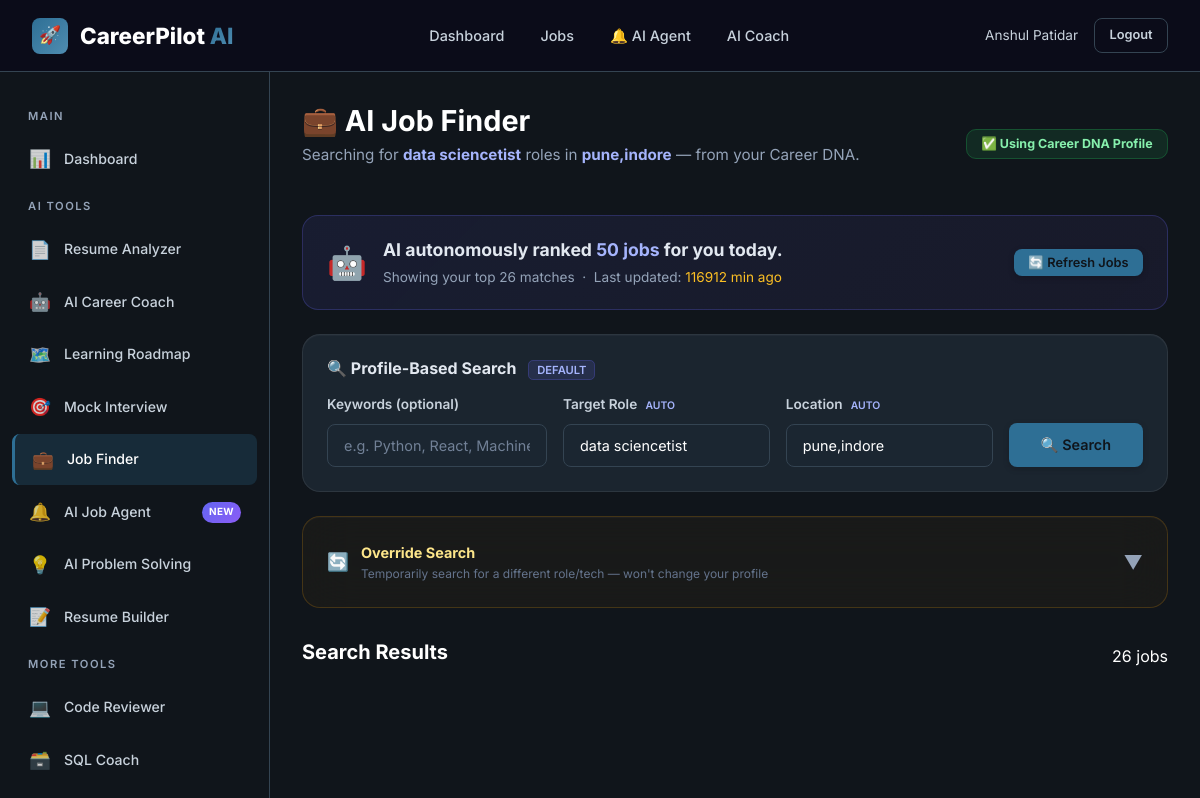
Page /jobs/ (signed in) on the committed database.
### tables this page shows
CREATE TABLE career_profiles (
    id                         INTEGER PRIMARY KEY AUTOINCREMENT,
    user_id                    INTEGER NOT NULL UNIQUE,

    -- Identity (Priority: manual > resume)
    full_name                  TEXT DEFAULT '',
    phone                      TEXT DEFAULT '',
    location                   TEXT DEFAULT '',
    linkedin_url               TEXT DEFAULT '',
    github_url                 TEXT DEFAULT '',
    portfolio_url              TEXT DEFAULT '',

    -- Career Goal (Priority: manual > resume)
    preferred_role             TEXT DEFAULT '',
    career_goal                TEXT DEFAULT '',
    expected_salary            TEXT DEFAULT '',
    preferred_location         TEXT DEFAULT '',

    -- Technical Profile (resume-extracted, no manual override)
    skills                     TEXT DEFAULT '[]',
    top_skills                 TEXT DEFAULT '[]',
    soft_skills                TEXT DEFAULT '[]',
    technologies               TEXT DEFAULT '[]',
    certifications             TEXT DEFAULT '[]',
    projects                   TEXT DEFAULT '[]',
    experience_summary         TEXT DEFAULT '',
    education                  TEXT DEFAULT '',
    experience_years           INTEGER DEFAULT 0,
    domain                     TEXT DEFAULT '',
    seniority_level            TEXT DEFAULT 'fresher',

    -- AI-Computed Scores
    ats_score                  INTEGER DEFAULT 0,
    profile_completeness       INTEGER DEFAULT 0,
    ai_readiness               INTEGER DEFAULT 0,
    resume_strength            INTEGER DEFAULT 0,

    -- Manual-override flags (1 = user set this manually, don't overwrite from resume)
    full_name_is_manual        INTEGER DEFAULT 0,
    phone_is_manual            INTEGER DEFAULT 0,
    location_is_manual         INTEGER DEFAULT 0,
    linkedin_url_is_manual     INTEGER DEFAULT 0,
    github_url_is_manual       INTEGER DEFAULT 0,
    portfolio_url_is_manual    INTEGER DEFAULT 0,
    preferred_role_is_manual   INTEGER DEFAULT 0,
    career_goal_is_manual      INTEGER DEFAULT 0,
    expected_salary_is_manual  INTEGER DEFAULT 0,
    preferred_location_is_manual INTEGER DEFAULT 0,

    -- Source tracking
    last_resume_sync           TIMESTAMP,
    last_manual_update         TIMESTAMP,
    created_at                 TIMESTAMP DEFAULT CURRENT_TIMESTAMP,
    updated_at                 TIMESTAMP DEFAULT CURRENT_TIMESTAMP,

    FOREIGN KEY (user_id) REFERENCES users(id) ON DELETE CASCADE
);

### backend/routes/jobs.py (the view)
@jobs_bp.route('/')
@login_required
def index():
    user_id = session.get('user_id')
    from backend.services.autonomous_agent import AutonomousAgent
    AutonomousAgent.trigger_job_search(user_id)
    saved_jobs   = JobService.get_user_jobs(user_id, status='saved')
    applied_jobs = JobService.get_user_jobs(user_id, status='applied')
    all_recent  = JobService.get_user_jobs(user_id, limit=DEFAULT_RECENT_JOBS)
    recent_jobs = all_recent[:26]
    last_updated = "Never"
    if all_recent and all_recent[0].get('created_at'):
        from datetime import datetime
        try:
            last_time = datetime.fromisoformat(all_recent[0]['created_at'])
            diff = int((datetime.now() - last_time).total_seconds() / 60)
            last_updated = f"{diff} min ago" if diff > 0 else "Just now"
        except Exception:
            pass
    prefill = CareerProfileService.get_prefill_for_module(user_id, 'jobs')
    return render_template('jobs/index.html',
                           saved_jobs=saved_jobs,
                           applied_jobs=applied_jobs,
                           recent_jobs=recent_jobs,
                           total_searched=len(all_recent),
                           last_updated=last_updated,
                           prefill=prefill)

### backend/database/db.py (called while the page is built)
def get_db_path() -> str:
    base_dir = os.path.dirname(os.path.dirname(os.path.dirname(os.path.abspath(__file__))))
    return os.path.join(base_dir, DATABASE_PATH)

def get_connection(db_path: Optional[str] = None) -> sqlite3.Connection:
    path = db_path or get_db_path()
    conn = sqlite3.connect(path)
    conn.row_factory = sqlite3.Row
    conn.execute("PRAGMA foreign_keys = ON")
    conn.execute("PRAGMA journal_mode = WAL")
    return conn

@contextmanager
def get_db(db_path: Optional[str] = None):
    conn = get_connection(db_path)
    try:
        yield conn
        conn.commit()
    except Exception:
        conn.rollback()
        raise
    finally:
        conn.close()

def execute_query(query: str, params: tuple = (), db_path: Optional[str] = None) -> list[dict]:
    from backend.utils.logger import db_logger
    import time
    start = time.time()
    with get_db(db_path) as db:
        cursor = db.execute(query, params)
        rows = cursor.fetchall()
        duration = int((time.time() - start) * 1000)
        table = query.split('FROM')[1].split('WHERE')[0].strip() if 'FROM' in query else 'unknown'
        log_msg = f"\n[DB]\nSELECT\n{table}\nRows:{len(rows)}\n{duration} ms"
        db_logger.info(log_msg)
        return [dict(row) for row in rows]

def execute_one(query: str, params: tuple = (), db_path: Optional[str] = None) -> Optional[dict]:
    from backend.utils.logger import db_logger
    import time
    start = time.time()
    with get_db(db_path) as db:
        cursor = db.execute(query, params)
        row = cursor.fetchone()
        duration = int((time.time() - start) * 1000)
        table = query.split('FROM')[1].split('WHERE')[0].strip() if 'FROM' in query else 'unknown'
        log_msg = f"\n[DB]\nSELECT ONE\n{table}\nRows:{1 if row else 0}\n{duration} ms"
        db_logger.info(log_msg)
        return dict(row) if row else None

### backend/models/career_profile.py (called while the page is built)
    @staticmethod
    def get_by_user(user_id: int) -> Optional[dict]:
        row = execute_one(
            "SELECT * FROM career_profiles WHERE user_id = ?", (user_id,)
        )
        return CareerProfileModel._parse(row) if row else None

    @staticmethod
    def _parse(row: dict) -> dict:
        if not row:
            return {}
        for f in _JSON_FIELDS:
            val = row.get(f, "[]")
            if isinstance(val, str):
                try:
                    row[f] = json.loads(val)
                except Exception:
                    row[f] = []
        return row

### templates/jobs/index.html (shortened to what this page needs)
{% extends "base.html" %}
{% block content %}
{% include "components/sidebar.html" %}
<main class="main-content">
    <div class="page-header reveal flex-between">
        <div>
            <h1>💼 AI Job Finder</h1>
            <p class="page-subtitle">
                {% if prefill and prefill.preferred_role %}
                Searching for <strong style="color:#a5b4fc;">{{ prefill.preferred_role }}</strong> roles in <strong style="color:#a5b4fc;">{{ prefill.preferred_location or 'all locations' }}</strong> — from your Career DNA.
                {% else %}
                AI scours LinkedIn, Indeed, Naukri & more to find roles that match your profile.
                {% endif %}
            </p>
        </div>
        {% if prefill and prefill.preferred_role %}
        <div>
            <span style="background:rgba(34,197,94,0.12);border:1px solid rgba(34,197,94,0.25);
                         color:#86efac;border-radius:10px;padding:0.4rem 0.9rem;
                         font-size:0.78rem;font-weight:700;">
                ✅ Using Career DNA Profile
            </span>
        </div>
        {% endif %}
    </div>
    {% if total_searched and total_searched > 0 %}
    <div style="background:linear-gradient(135deg,rgba(99,102,241,0.1),rgba(139,92,246,0.07));
                border:1px solid rgba(99,102,241,0.25);border-radius:16px;padding:1.25rem 1.5rem;
                margin-bottom:1.5rem;display:flex;align-items:center;justify-content:space-between;
                flex-wrap:wrap;gap:1rem;" class="reveal delay-1">
        <div style="display:flex;align-items:center;gap:1rem;flex-wrap:wrap;">
            <span style="font-size:2rem; animation: pulse 2s infinite;">🤖</span>
            <div>
                <div style="font-weight:700;color:#e2e8f0;margin-bottom:0.2rem; font-size: 1.1rem;">
                    AI autonomously ranked <span style="color:#a5b4fc;">{{ total_searched }} jobs</span> for you today.
                </div>
                <div style="font-size:0.85rem;color:#94a3b8;">
                    Showing your top {{ recent_jobs|length }} matches &nbsp;·&nbsp;
                    Last updated: <span style="color:#fbbf24;">{{ last_updated }}</span>
                </div>
            </div>
        </div>
        <button class="btn btn-primary btn-sm" onclick="autoSearchFromProfile()" id="autoSearchBtn">
            🔄 Refresh Jobs
        </button>
    </div>
    {% endif %}
    <div class="card reveal delay-1" style="margin-bottom:1.5rem;">
        <div style="display:flex;align-items:center;justify-content:space-between;margin-bottom:1rem;">
            <h3 style="font-size:1rem;font-weight:700;color:#e2e8f0;margin:0;">
                🔍 Profile-Based Search
                <span style="font-size:0.7rem;font-weight:600;background:rgba(99,102,241,0.15);
                             border:1px solid rgba(99,102,241,0.25);color:#a5b4fc;
                             padding:0.15rem 0.5rem;border-radius:5px;margin-left:0.5rem;">DEFAULT</span>
            </h3>
        </div>
        <form id="jobSearchForm" style="display:flex;gap:1rem;align-items:flex-end;flex-wrap:wrap;">
            <div style="flex:1;min-width:220px;">
                <label class="form-label" for="jobQuery">Keywords (optional)</label>
                <input type="text" id="jobQuery" class="form-input"
                       placeholder="e.g. Python, React, Machine Learning">
            </div>
            <div style="flex:1;min-width:200px;">
                <label class="form-label" for="jobRole">Target Role
                    {% if prefill and prefill.preferred_role %}<span style="font-size:0.65rem;color:#a5b4fc;margin-left:0.3rem;">AUTO</span>{% endif %}
                </label>
                <input type="text" id="jobRole" class="form-input"
                       value="{{ prefill.preferred_role if prefill else '' }}"
                       placeholder="e.g. ML Engineer, Backend Dev">
            </div>
            <div style="flex:1;min-width:180px;">
                <label class="form-label" for="jobLocation">Location
                    {% if prefill and prefill.preferred_location %}<span style="font-size:0.65rem;color:#a5b4fc;margin-left:0.3rem;">AUTO</span>{% endif %}
                </label>
                <input type="text" id="jobLocation" class="form-input"
                       value="{{ prefill.preferred_location if prefill else '' }}"
                       placeholder="e.g. Bengaluru, Remote">
            </div>
            <div>
                <button type="submit" id="searchJobsBtn" class="btn btn-primary" style="height:44px;padding:0 2rem;">
                    🔍 Search
                </button>
            </div>
        </form>
    </div>
    <div class="card reveal delay-2" style="margin-bottom:2rem;
         background:rgba(245,158,11,0.04);border:1px solid rgba(245,158,11,0.2);">
        <div style="display:flex;align-items:center;justify-content:space-between;
                    cursor:pointer;" onclick="toggleOverride()" id="overrideToggle">
            <div style="display:flex;align-items:center;gap:0.75rem;">
                <span style="font-size:1.1rem;">🔄</span>
                <div>
                    <div style="font-weight:700;color:#fde68a;font-size:0.9rem;">Override Search</div>
                    <div style="font-size:0.75rem;color:#64748b;">
                        Temporarily search for a different role/tech — won't change your profile
                    </div>
                </div>
            </div>
            <span id="overrideChevron" style="color:#94a3b8;font-size:1.2rem;transition:transform 0.2s;">▼</span>
        </div>
    </div>
    <div class="reveal delay-3">
        <div class="flex-between" style="margin-bottom:1.5rem;">
            <h2 style="font-size:1.25rem;display:flex;align-items:center;gap:0.5rem;">
                Search Results
            </h2>
            <span class="text-tertiary" id="jobCount">{{ recent_jobs|length }} jobs</span>
        </div>
    </div>
</main>
{% endblock %}

### templates/base.html (shortened to what this page needs)
<!DOCTYPE html>
<html lang="en">
<head>
    <link href="https://unpkg.com/aos@2.3.1/dist/aos.css" rel="stylesheet">
    <link rel="stylesheet" href="{{ url_for('static', filename='css/main.css') }}">
    <link rel="stylesheet" href="{{ url_for('static', filename='css/components.css') }}">
    <link rel="stylesheet" href="{{ url_for('static', filename='css/dashboard.css') }}">
    <link rel="stylesheet" href="{{ url_for('static', filename='css/pages.css') }}">
    <link rel="stylesheet" href="{{ url_for('static', filename='css/animations.css') }}">
</head>
<body>
    {% block body %}
    {% block navbar %}
    <nav class="navbar" id="mainNavbar">
        <a href="{{ url_for('home') }}" class="navbar-brand">
            <div class="brand-icon">🚀</div>
            <span>CareerPilot <span class="text-gradient">AI</span></span>
        </a>
        {% if not current_user.is_authenticated %}
        <ul class="navbar-nav">
            <li><a href="{{ url_for('home') }}#features" class="nav-link">Features</a></li>
            <li><a href="{{ url_for('home') }}#showcase" class="nav-link">AI Showcase</a></li>
            <li><a href="{{ url_for('home') }}#testimonials" class="nav-link">Testimonials</a></li>
        </ul>
        <div class="navbar-actions">
            <a href="{{ url_for('auth.login') }}" class="btn btn-ghost">Log In</a>
            <a href="{{ url_for('auth.register') }}" class="btn btn-primary">Get Started</a>
        </div>
        {% else %}
        <ul class="navbar-nav">
            <li><a href="{{ url_for('dashboard.index') }}" class="nav-link">Dashboard</a></li>
            <li><a href="{{ url_for('jobs.index') }}" class="nav-link">Jobs</a></li>
            <li><a href="{{ url_for('notifications.index') }}" class="nav-link" style="position:relative;">
                🔔 AI Agent
            </a></li>
            <li><a href="{{ url_for('chat.index') }}" class="nav-link">AI Coach</a></li>
        </ul>
        <div class="navbar-actions">
            <span style="color: var(--text-secondary); font-size: 0.85rem;">{{ current_user.full_name }}</span>
            <a href="{{ url_for('auth.logout') }}" class="btn btn-ghost btn-sm">Logout</a>
        </div>
        {% endif %}
    </nav>
    {% endblock %}
    {% block content %}{% endblock %}
    {% endblock %}
</body>
</html>

### static/css/components.css (style rules this page uses)
.btn { display: inline-flex; align-items: center; justify-content: center; gap: 0.5rem; padding: 0.65rem 1.5rem; font-family: var(--font-primary); font-size: 0.9rem; font-weight: 600; border: none; border-radius: var(--radius-sm); cursor: pointer; transition: all var(--transition-fast); text-decoration: none; white-space: nowrap; }
.btn-primary { background: var(--primary); color: var(--bg-primary); box-shadow: var(--shadow-sm); }
.btn-ghost { background: transparent; color: var(--text-secondary); border: 1px solid var(--border); }
.btn-sm { padding: 0.4rem 0.9rem; font-size: 0.8rem; }
.card { background: var(--glass-bg); backdrop-filter: var(--glass-blur); -webkit-backdrop-filter: var(--glass-blur); border: 1px solid var(--glass-border); border-radius: var(--radius-lg); padding: 1.5rem; box-shadow: var(--shadow-card); transition: all var(--transition-normal); }
.form-label { display: block; font-size: 0.85rem; font-weight: 600; color: var(--text-secondary); margin-bottom: 0.5rem; }
.form-input, .form-select, .form-textarea { width: 100%; padding: 0.75rem 1rem; background: var(--bg-input); border: 1.5px solid var(--border); border-radius: var(--radius-sm); color: var(--text-primary); font-family: var(--font-primary); font-size: 0.9rem; transition: all var(--transition-fast); }
.form-input::placeholder { color: var(--text-muted); }

### static/css/animations.css (style rules this page uses)
.reveal { opacity: 0; transform: translateY(30px); transition: all 0.6s ease; }
.reveal.visible { opacity: 1; transform: translateY(0); }
.delay-1 { transition-delay: 0.1s !important; }
.delay-2 { transition-delay: 0.2s !important; }
.delay-3 { transition-delay: 0.3s !important; }

### rows in the picture
career_profiles: full_name "Anshul Patidar", preferred_role "data sciencetist", preferred_location "pune,indore"

### other values in the picture
{{ total_searched }} "50"
{{ recent_jobs|length }} "26"
{{ last_updated }} "116912 min ago"
